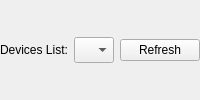
        <widget class="QFrame" name="GB_DetectedDevice">
         <layout class="QHBoxLayout" name="horizontalLayout_18">
          <property name="leftMargin">
           <number>0</number>
          </property>
          <property name="topMargin">
           <number>0</number>
          </property>
          <property name="rightMargin">
           <number>0</number>
          </property>
          <property name="bottomMargin">
           <number>0</number>
          </property>
          <item>
           <widget class="QLabel" name="label_23">
            <property name="text">
             <string>Devices List:</string>
            </property>
           </widget>
          </item>
          <item>
           <widget class="QComboBox" name="CB_Cameras">
            <property name="sizePolicy">
             <sizepolicy hsizetype="Expanding" vsizetype="Fixed">
              <horstretch>0</horstretch>
              <verstretch>0</verstretch>
             </sizepolicy>
            </property>
            <property name="minimumSize">
             <size>
              <width>0</width>
              <height>26</height>
             </size>
            </property>
            <property name="sizeAdjustPolicy">
             <enum>QComboBox::AdjustToMinimumContentsLength</enum>
            </property>
           </widget>
          </item>
          <item>
           <widget class="QPushButton" name="PB_RefreshCamera">
            <property name="text">
             <string>Refresh</string>
            </property>
           </widget>
          </item>
         </layout>
        </widget>
